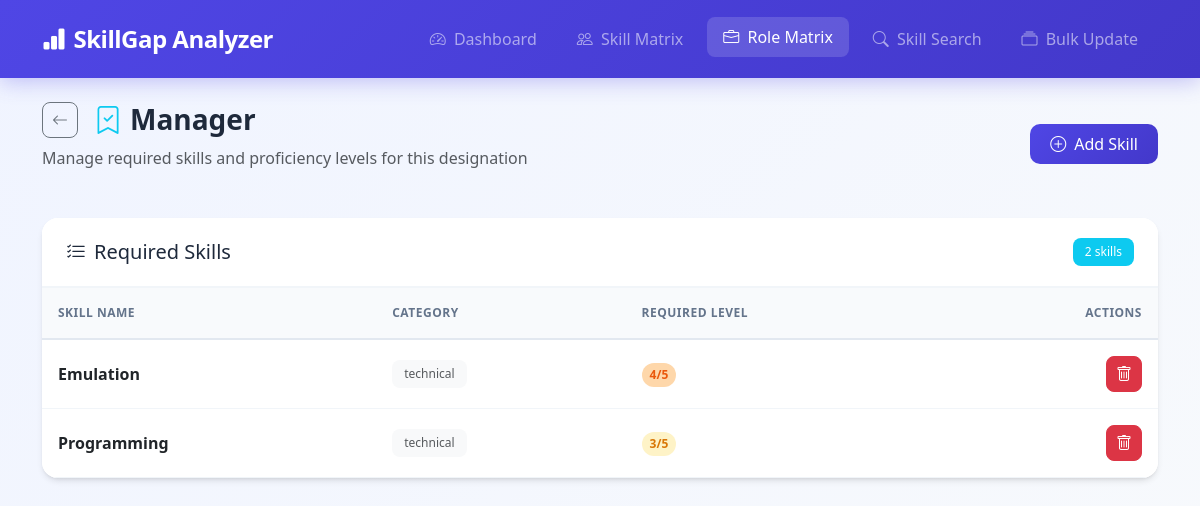
The page /designations/1/benchmarks/ on the database as committed earlier.
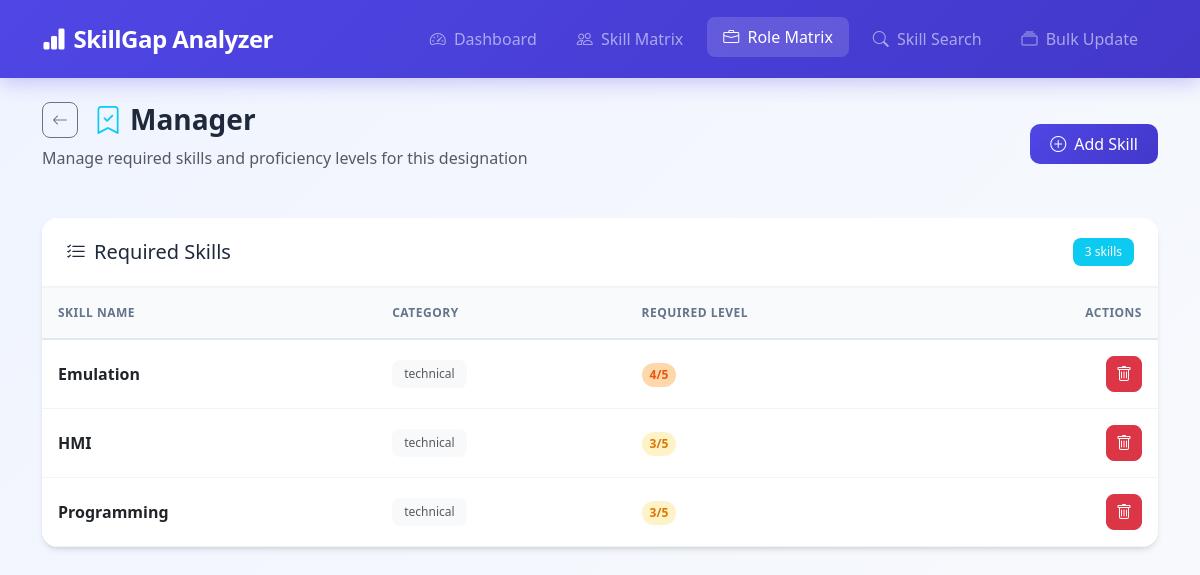
The same page on the database as committed later.
### gap_analysis/models.py (models this page shows, shortened)
class SkillBenchmark(models.Model):
    role_matrix = models.ForeignKey(RoleMatrix, on_delete=models.CASCADE, related_name='benchmarks')
    skill = models.ForeignKey(Skill, on_delete=models.CASCADE, related_name='benchmarks')
    required_level = models.IntegerField(
        default=3,
        validators=[MinValueValidator(0), MaxValueValidator(5)]
    )
    is_mandatory = models.BooleanField(default=True, help_text="Is this skill mandatory for the role?")
    class Meta:
        unique_together = ('role_matrix', 'skill')
        ordering = ['skill__name']

class Skill(models.Model):
    CATEGORY_CHOICES = [
        ('technical', 'Technical'),
        ('soft', 'Soft Skills'),
        ('leadership', 'Leadership'),
        ('domain', 'Domain Knowledge'),
        ('tools', 'Tools & Software'),
        ('other', 'Other'),
    ]
    name = models.CharField(max_length=100, unique=True)
    category = models.CharField(max_length=100, choices=CATEGORY_CHOICES, blank=True, null=True)
    description = models.TextField(blank=True, null=True)
    class Meta:
        ordering = ['name']

### gap_analysis/views.py (the view)
# urls.py: path('designations/<int:pk>/benchmarks/', views.RoleMatrixBenchmarkView.as_view(), name='designation_benchmark'),
class RoleMatrixBenchmarkView(TemplateView):
    template_name = 'gap_analysis/designation_benchmark.html'
    def get_context_data(self, **kwargs):
        context = super().get_context_data(**kwargs)
        designation = get_object_or_404(RoleMatrix, pk=self.kwargs['pk'])
        benchmarks = SkillBenchmark.objects.filter(role_matrix=designation).select_related('skill')
        context['designation'] = designation
        context['benchmarks'] = benchmarks
        context['benchmark_count'] = benchmarks.count()
        return context

### gap_analysis/templates/gap_analysis/designation_benchmark.html (shortened to what this page needs)
{% extends 'gap_analysis/base.html' %}
{% block content %}
<div class="animate-fade-in">
    <div class="page-header">
        <div>
            <div class="d-flex align-items-center gap-3 mb-2">
                <a href="{% url 'designation_list' %}" class="btn btn-outline-secondary btn-icon">
                    <i class="bi bi-arrow-left"></i>
                </a>
                <h1 class="page-title mb-0">
                    <i class="bi bi-bookmark-check me-2 text-info"></i>{{ designation.title }}
                </h1>
            </div>
            <p class="text-muted mt-1">Manage required skills and proficiency levels for this designation</p>
        </div>
        <a href="{% url 'designation_benchmark_add' designation.id %}" class="btn btn-primary">
            <i class="bi bi-plus-circle me-2"></i>Add Skill
        </a>
    </div>
    <div class="card">
        <div class="card-header d-flex justify-content-between align-items-center">
            <h5 class="mb-0"><i class="bi bi-list-check me-2"></i>Required Skills</h5>
            <span class="badge bg-info">{{ benchmark_count }} skill{{ benchmark_count|pluralize }}</span>
        </div>
        <div class="card-body p-0">
            <div class="table-responsive">
                <table class="table table-hover mb-0">
                    <thead>
                        <tr>
                            <th>Skill Name</th>
                            <th>Category</th>
                            <th>Required Level</th>
                            <th class="text-end">Actions</th>
                        </tr>
                    </thead>
                    <tbody>
                        {% for benchmark in benchmarks %}
                        <tr>
                            <td>
                                <strong>{{ benchmark.skill.name }}</strong>
                            </td>
                            <td>
                                {% if benchmark.skill.category %}
                                    <span class="badge bg-light text-muted">{{ benchmark.skill.category }}</span>
                                {% else %}
                                    <span class="text-muted">-</span>
                                {% endif %}
                            </td>
                            <td>
                                <span class="level-badge level-{{ benchmark.required_level }}">{{ benchmark.required_level }}/5</span>
                            </td>
                            <td>
                                <div class="d-flex justify-content-end gap-2">
                                    <a href="{% url 'designation_benchmark_delete' benchmark.id %}" class="btn btn-danger btn-icon" title="Remove">
                                        <i class="bi bi-trash"></i>
                                    </a>
                                </div>
                            </td>
                        </tr>
                        {% endfor %}
                    </tbody>
                </table>
            </div>
        </div>
    </div>
</div>
{% endblock %}

Rows that differ between the two databases and show on the page:
added SkillBenchmark: skill.name "HMI", skill.category "technical", required_level "3"
Other text that changed with them:
{{ benchmark_count }}: "2" → "3"
